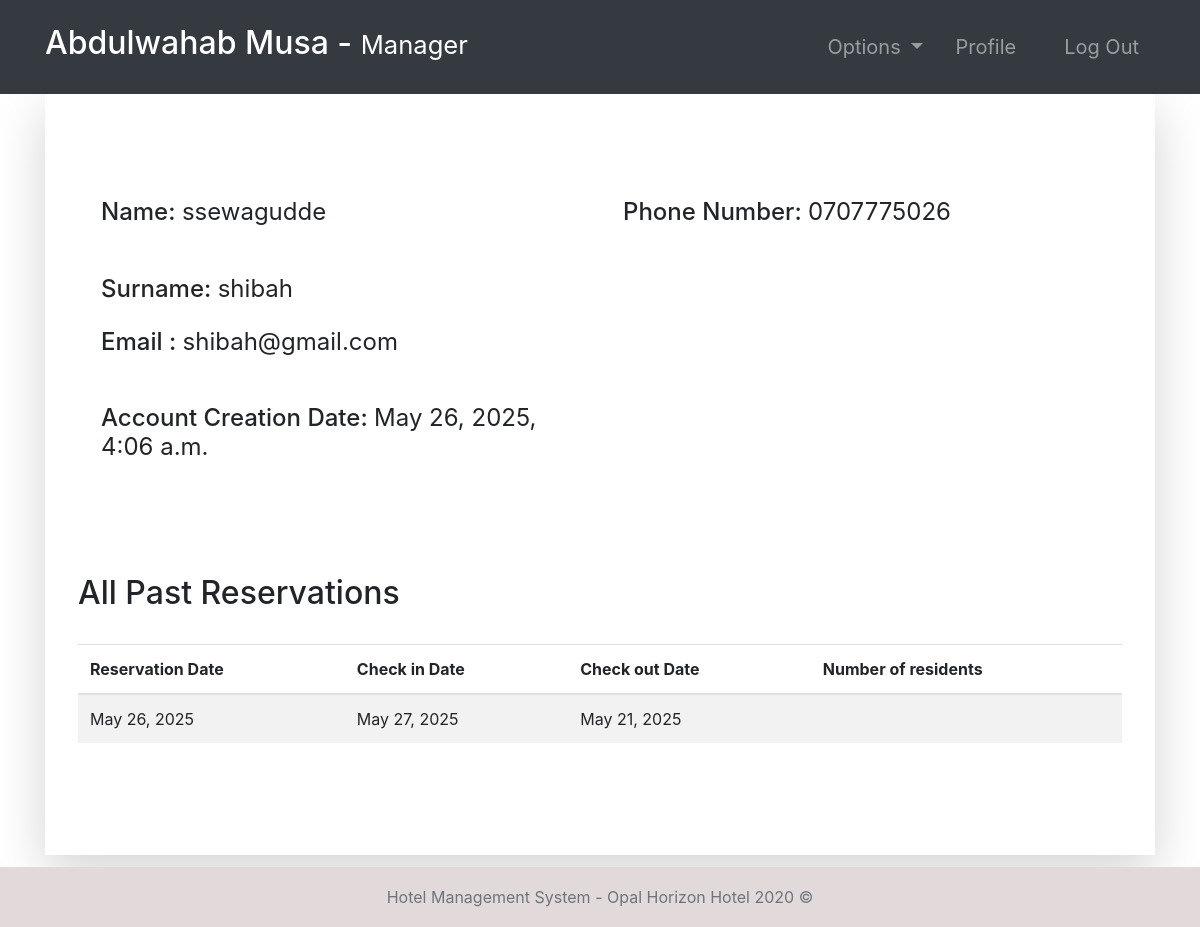
The app's page /guest-profile/2 (signed in) with its own data.
### accounts/models.py (models this page shows, shortened)
class Guest(models.Model):
    user = models.OneToOneField(User, null=True, on_delete=models.CASCADE)
    phoneNumber = PhoneNumberField(unique=True)

### room/models.py (models this page shows, shortened)
class Booking(models.Model):
    roomNumber = models.ForeignKey(Room, on_delete=models.CASCADE)
    guest = models.ForeignKey('accounts.Guest', null=True, on_delete=models.CASCADE)
    dateOfReservation = models.DateField(default=timezone.now)
    startDate = models.DateField()
    endDate = models.DateField()

### accounts/views.py (the view, shortened to what this page needs)
# urls.py: path('guest-profile/<str:pk>', guest_profile, name="guest-profile"),
@login_required(login_url='login')
def guest_profile(request, pk):
    tempUser = User.objects.get(id=pk)
    guest = Guest.objects.get(user=tempUser)
    role = str(request.user.groups.all()[0])
    path = role + "/"
    eventAttendees = EventAttendees.objects.filter(guest=guest)
    bookings = Booking.objects.filter(guest=guest)
    context = {
        "role": role,
        "guest": guest,
        "eventAttendees": eventAttendees,
        "bookings": bookings
    }
    return render(request, path + "guest-profile.html", context)

### templates/manager/guest-profile.html
{% extends '../index.html' %}
{% block context %}
{% include '../common_pages/guest-profile.html' %}
{% endblock %}

### templates/incs/nav.html (shortened to what this page needs)
<nav class="navbar navbar-dark bg-dark navbar-expand-lg py-3 " role="navigation">
    <div class="container">
        <a href="" class="navbar-brand">
            <h2 class="text-capitalize">
                {{ request.user.first_name }} {{ request.user.last_name }} -
                <small>
                    {{ role }}
                </small>
            </h2>
        </a>
        <div class="collapse navbar-collapse" id="navbarTags">
            <ul class="navbar-nav ml-auto">
                <li class="nav-item dropdown p-2">
                    <a class="nav-link dropdown-toggle" href="#" id="navbarDropdown" role="button"
                        data-toggle="dropdown" aria-haspopup="true" aria-expanded="false">
                        Options
                    </a>
                </li>
                <li class="nav-item mr-3 p-2">
                    {% if role == 'staff' or role == 'receptionist' or role == 'admin' or role == 'manager' %}
                    <a href="{% url 'employee-profile' user.id %}" class="nav-link">Profile</a>
                    {% endif %}
                </li>
                <li class="nav-item p-2 ">
                    <a href="{% url 'logout' %}" class="nav-link">Log Out</a>
                </li>
            </ul>
        </div>
    </div>
</nav>

### templates/common_pages/guest-profile.html (shortened to what this page needs)
<div class="container">
    <div class="shadow-lg p-5">
        <div class="row mt-5">
            <div class="col-6">
                <form action="" method="POST">
                    <div class="p-2 h4">
                        <span>Name:</span>
                        {% if guest.user.id != request.user.id %}
                        <span class="font-weight-normal">{{guest.user.first_name}} </span>
                        {% else %}
                        <input type="text" class="form-control border border-secondary" id="id_first_name"
                            value="{{guest.user.first_name}}" name="first_name">
                        {% endif %}
                    </div>
                    <br>
                    <div class="p-2 h4">
                        <span>Surname:</span>
                        {% if guest.user.id != request.user.id %}
                        <span class="font-weight-normal"> {{guest.user.last_name}}</span>
                        {% else %}
                        <input type="text" class="form-control border border-secondary" id="id_last_name"
                            value="{{guest.user.last_name}}" name="last_name">
                        {% endif %}
                    </div>
                    <div class="p-2 h4">
                        <span>Email :</span>
                        <span class="font-weight-normal">{{guest.user.email}}</span>
                    </div>
                    <br>
                    <div class="p-2 h4">
                        <span>Account Creation Date:</span>
                        <span class="font-weight-normal">{{guest.user.date_joined}}</span>
                    </div>
            </div>
            <div class="col-6">
                <div class="p-2 h4">
                    <span>Phone Number: </span>
                    {% if guest.user.id != request.user.id %}
                    <span class="font-weight-normal">{{guest.phoneNumber}}</span>
                    {% else %}
                    <input type="text" class="form-control border border-secondary" id="id_phoneNumber"
                        value="{{guest.phoneNumber}}" name="phoneNumber">
                    {% endif %}
                </div>
                <br>
            </div>
        </div>
        <br>
        <br>
        <div class="row">
            <div class="table-responsive table-striped my-5">
                <div class="table-header row">
                    <div class="col-sm-12 col-md-12 col-lg-4 mb-4">
                        <h2>All Past Reservations</h2>
                    </div>
                </div>
                <table class="table table-hover">
                    <thead>
                        <tr>
                            <th>Reservation Date</th>
                            <th>Check in Date</th>
                            <th>Check out Date</th>
                            <th>Number of residents</th>
                        </tr>
                    </thead>
                    <tbody>
                        {% for bo in bookings %}
                        <tr>
                            <td>{{bo.dateOfReservation}}</td>
                            <td>{{bo.startDate}}</td>
                            <td>{{bo.endDate}}</td>
                            <td>{{bo.numOfResidents}}</td>
                        </tr>
                        {% endfor %}
                    </tbody>
                </table>
            </div>
        </div>
    </div>
</div>

### static/css/main.css (style rules this page uses)
* { margin: 0; padding: 0; -webkit-font-smoothing: antialiased; }
body { position: relative; }
nav .nav-item { font-size: 20px; }

### records on screen
Guest: user.first_name "ssewagudde", user.last_name "shibah", user.email "shibah@gmail.com", user.date_joined "May 26, 2025, 4:06 a.m.", phoneNumber "0707775026"
Booking: dateOfReservation "May 26, 2025", startDate "May 27, 2025", endDate "May 21, 2025"

### other values on screen
{{ request.user.first_name }} "Abdulwahab"
{{ request.user.last_name }} "Musa"
{{ role }} "Manager"
